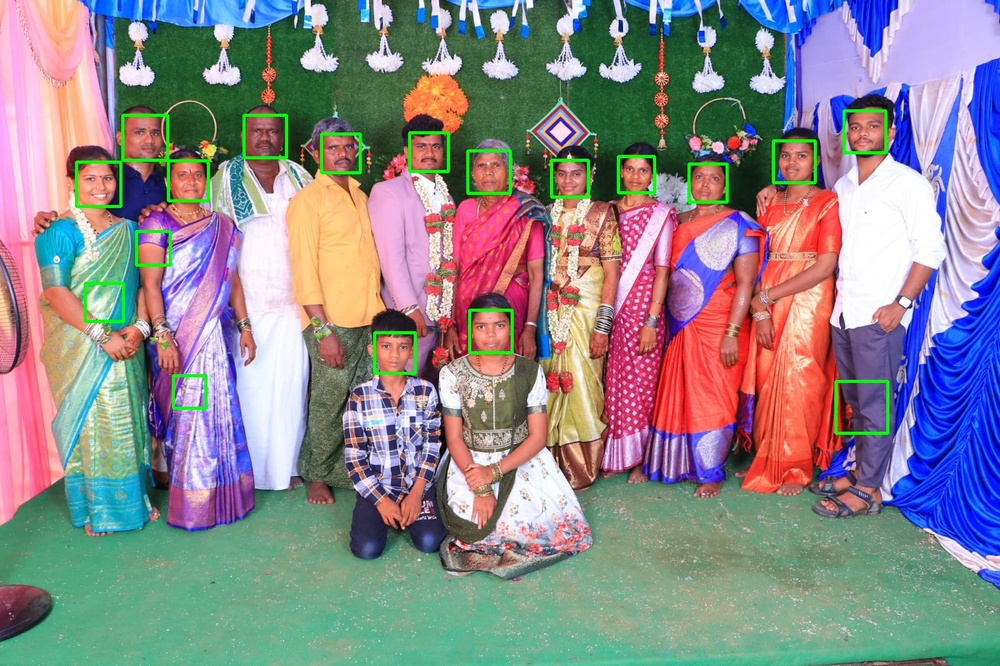
#> input picture detected_faces.jpg, 1000 x 666 px, shrunk from 1600 x 1066 before the run
$ python face_detector.py
#> lines starting #> are read from the running program, lines starting #| are printed output that depends on the picture; after the words box and inside, x2 and y2 are one past the last pixel; in counts of white or black regions, pixels touching at a corner belong together

import cv2
import os

# Step 1: Get the image filename
image_path = input("Enter image name: ").strip().strip('"')
#> the answer given: detected_faces.jpg

# Step 2: Check whether the image exists
if not os.path.isfile(image_path):
    print("Error: Image file not found.")
    raise SystemExit

# Step 3: Load the image
image = cv2.imread(image_path)
#> image is the input picture: shape (666, 1000, 3); mean B, G, R 139.7, 135.6, 139.1

if image is None:
    print("Error: Unable to read image.")
    raise SystemExit

# Step 4: Convert image to grayscale
gray = cv2.cvtColor(image, cv2.COLOR_BGR2GRAY)
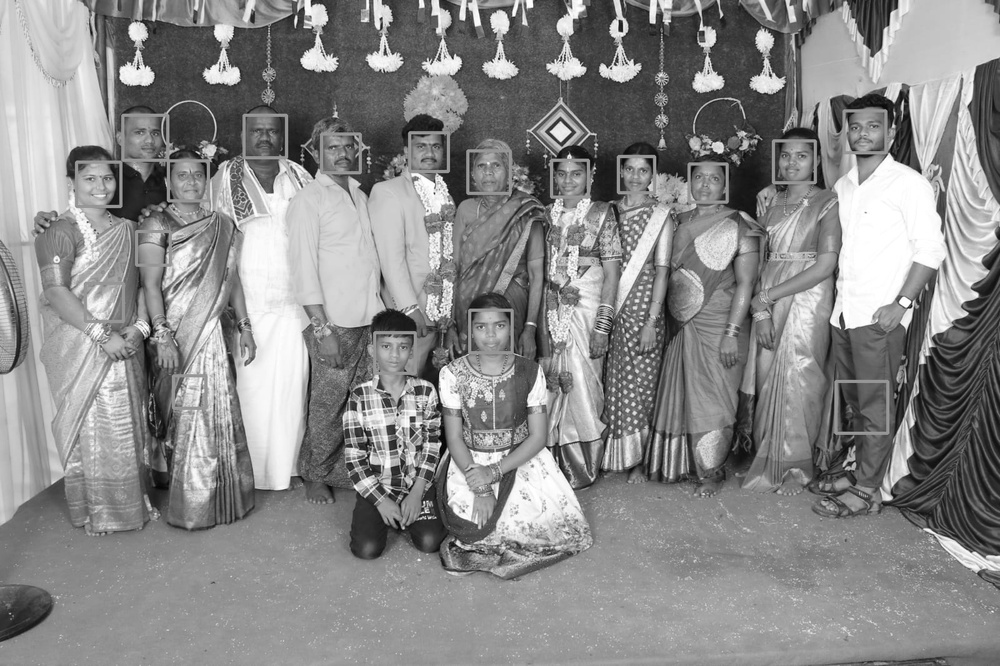
#> gray: shape (666, 1000); min 1, max 255, mean 137.1

# Step 5: Load the face detection model
cascade_path = (
    cv2.data.haarcascades
    + "haarcascade_frontalface_default.xml"
)

face_cascade = cv2.CascadeClassifier(cascade_path)

if face_cascade.empty():
    print("Error: Face detector could not be loaded.")
    raise SystemExit

# Step 6: Detect faces
faces = face_cascade.detectMultiScale(
    gray,
    scaleFactor=1.1,
    minNeighbors=5,
    minSize=(30, 30)
)
#> faces = 13 rows, first 6: [844, 112, 42, 42], [247, 116, 38, 38], [407, 131, 43, 43], [772, 140, 44, 44], [468, 151, 42, 42], [618, 157, 37, 37]

# Step 7: Draw a rectangle around each face
for (x, y, w, h) in faces:
    cv2.rectangle(
        image,
        (x, y),
        (x + w, y + h),
        (0, 255, 0),
        3
    )
#> this loop made 13 passes
#> (x, y, w, h) on passes 1 to 12: (844, 112, 42, 42), (247, 116, 38, 38), (407, 131, 43, 43), (772, 140, 44, 44), (468, 151, 42, 42), (618, 157, 37, 37), (549, 159, 40, 40), (168, 160, 43, 43), (75, 162, 46, 46), (688, 165, 39, 39), (467, 308, 48, 48), (375, 333, 40, 40)
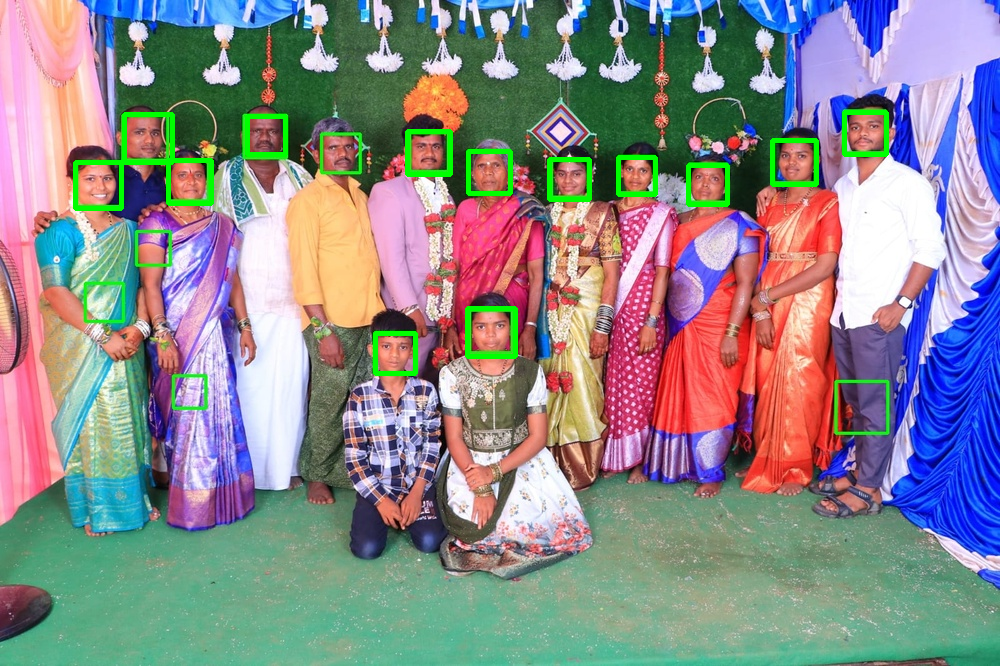
#> image: shape (666, 1000, 3); 1.62% of pixels changed, all inside (x1, y1, x2, y2) = (73, 110, 889, 376)

# Step 8: Save the output image
output_path = "detected_faces.jpg"
cv2.imwrite(output_path, image)

# Step 9: Display the result
print("Face detection completed!")
print("Faces detected:", len(faces))
#| Faces detected: 13
print("Output image:", os.path.abspath(output_path))

cv2.imshow("Face Detector", image)
cv2.waitKey(0)
cv2.destroyAllWindows()
